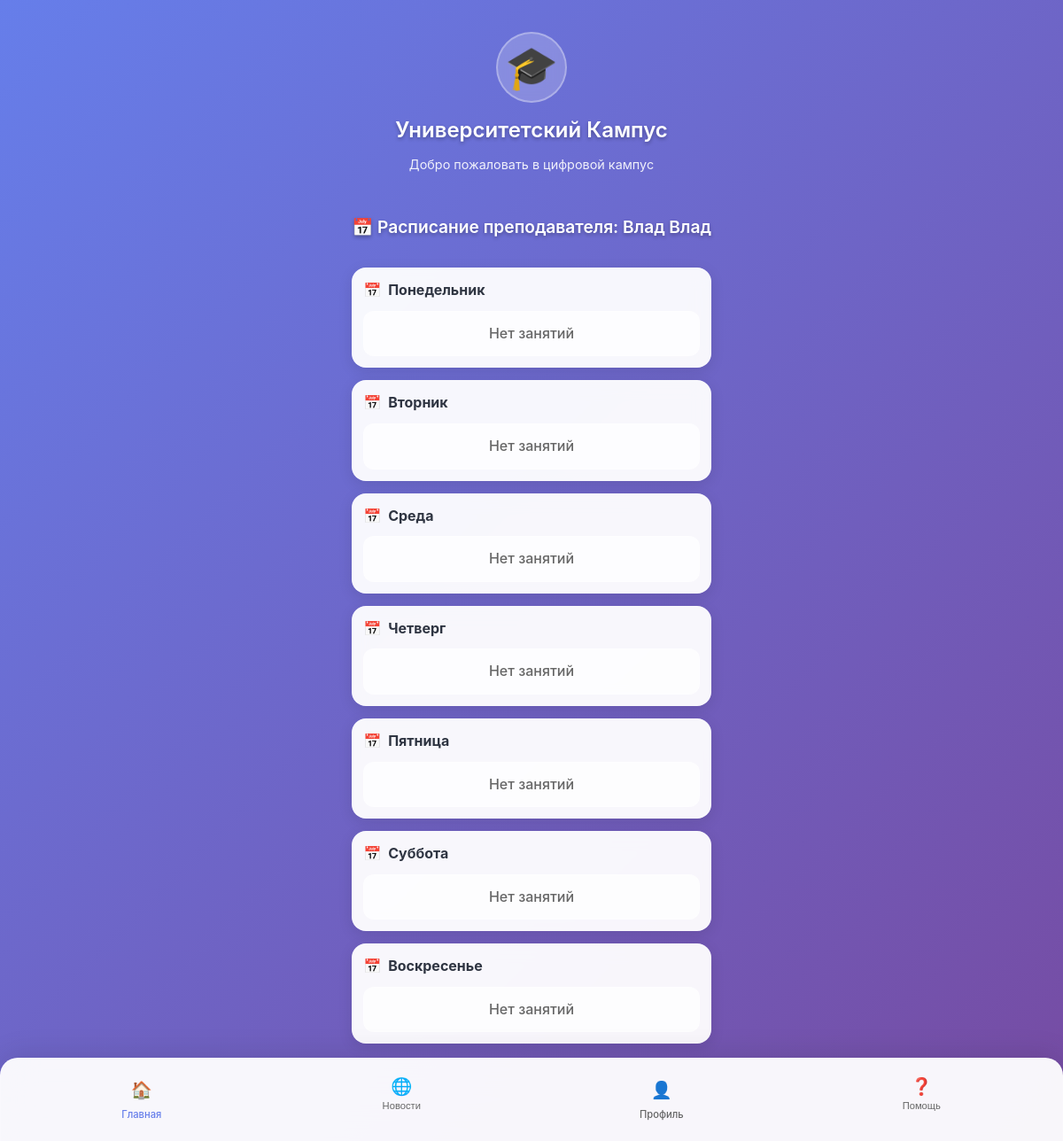
/teacher_schedule/, run on an earlier commit of the app's database.
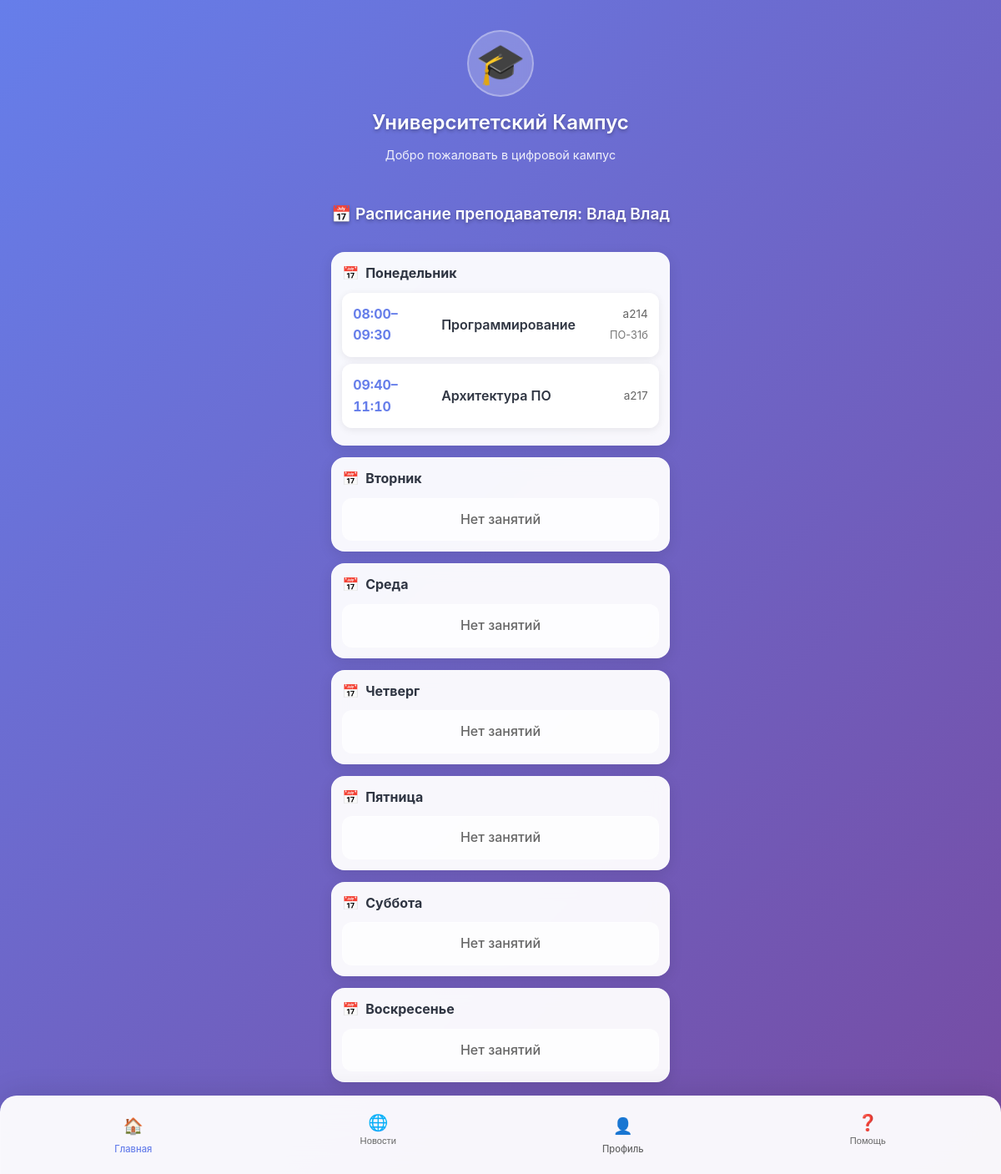
And on a later commit of the database.
### main/models.py (models this page shows, shortened)
class ScheduleSlot(models.Model):
    WEEKDAY = [
        (1, "Понедельник"),
        (2, "Вторник"),
        (3, "Среда"),
        (4, "Четверг"),
        (5, "Пятница"),
        (6, "Суббота"),
        (7, "Воскресенье"),
    ]
    PARITY = [
        ("all", "Каждую"),
        ("odd", "Нечётные"),
        ("even", "Чётные"),
    ]
    university = models.ForeignKey(
        University, on_delete=models.CASCADE, related_name="schedule_slots", verbose_name="Университет"
    )
    teaching = models.ForeignKey(
        Teaching, on_delete=models.CASCADE, related_name="schedule_slots", verbose_name="Курс (Teaching)"
    )
    groups = models.ManyToManyField(
        StudentGroup, related_name="schedule_slots", blank=True, verbose_name="Группы"
    )
    weekday = models.PositiveSmallIntegerField(choices=WEEKDAY, verbose_name="День недели")
    start_time = models.TimeField(verbose_name="Начало")
    end_time = models.TimeField(verbose_name="Конец")
    week_parity = models.CharField(
        max_length=5, choices=PARITY, default="all", verbose_name="Чётность недели"
    )
    start_date = models.DateField(verbose_name="Дата начала периода")
    end_date = models.DateField(verbose_name="Дата окончания периода")
    building = models.CharField(max_length=64, blank=True, verbose_name="Корпус")
    room = models.CharField(max_length=32, blank=True, verbose_name="Аудитория")
    note = models.CharField(max_length=128, blank=True, verbose_name="Примечание")
    created_at = models.DateTimeField(auto_now_add=True)
    updated_at = models.DateTimeField(auto_now=True)
    class Meta:
        ordering = ["weekday", "start_time"]
        indexes = [
            models.Index(fields=["university", "weekday", "start_time"]),
            models.Index(fields=["start_date", "end_date"]),
        ]
    def applies_on_date(self, date_obj, term_start=None):
        if not (self.start_date <= date_obj <= self.end_date):
            return False
        if self.weekday != date_obj.isoweekday():
            return False
    def effective_for_date(self, date_obj):
        if not self.applies_on_date(date_obj):
            return None

class Teaching(models.Model):
    teacher = models.ForeignKey(Teacher, on_delete=models.CASCADE, related_name='teachings')
    curriculum = models.ForeignKey(Curriculum, on_delete=models.CASCADE, related_name='teachings')
    group = models.ForeignKey(StudentGroup, on_delete=models.SET_NULL, null=True, blank=True, related_name='teachings')
    academic_year = models.CharField(max_length=9)  # учбеный год
    semester_in_year = models.PositiveSmallIntegerField(choices=[(1, "осенний"), (2, "весенний")])
    class Meta:
        unique_together = [("teacher", "curriculum", "group", "academic_year")]
        indexes = [models.Index(fields=["academic_year"])]

class Curriculum(models.Model):
    SEMESTER_CHOICES = [(i, f"{i}") for i in range(1, 13)]
    program = models.ForeignKey(Program, on_delete=models.CASCADE, related_name='curriculum') # название учебной программы
    discipline = models.ForeignKey(Discipline, on_delete=models.PROTECT, related_name='curriculum_items') #дисциплна
    semester = models.PositiveSmallIntegerField(choices=SEMESTER_CHOICES) #семестр, в котором изучается программа
    hours = models.PositiveSmallIntegerField(default=0) # количество часов
    control_form = models.CharField(
        max_length=32,
        choices=[("exam", "Экзамен"), ("test", "Зачет"), ("diff_test", "Дифф. зачет")],
        default="exam"
    ) # форма оценивания
    class Meta:
        unique_together = [("program", "discipline", "semester")]

class Discipline(models.Model):
    code = models.CharField(max_length=32, blank=True)
    title = models.CharField(max_length=256)
    ects = models.DecimalField(max_digits=4, decimal_places=1, null=True, blank=True)
    class Meta:
        unique_together = [("code", "title")]

class StudentGroup(models.Model):
    university = models.ForeignKey('University', on_delete=models.CASCADE, related_name='groups', null=True)
    program = models.ForeignKey('Program', on_delete=models.PROTECT, related_name='groups') # программа обучения
    name = models.CharField(max_length=64)  # ПО-51
    admission_year = models.PositiveSmallIntegerField()  # год начала учебы
    curator = models.ForeignKey(
        Teacher, on_delete=models.SET_NULL, null=True, blank=True, related_name='curating_groups'
    )
    class Meta:
        unique_together = [("program", "name")]
        indexes = [models.Index(fields=["admission_year"])]
    def __str__(self):
        return self.name

### main/views/teacher.py (the view)
# urls.py: path('teacher_schedule/', views.teacher_schedule_view, name='teacher_schedule_view'),
def teacher_schedule_view(request):
    person = Person.objects.filter(pk=2).first()
    teacher = getattr(person, "teacher", None) if person else None
    if not teacher:
        return HttpResponseForbidden("Доступно только для преподавателя")
    today = timezone.localdate()
    slots = (
        ScheduleSlot.objects
        .filter(university_id=teacher.university_id)
        .filter(teaching__teacher_id=teacher.id)
        .select_related(
            "teaching",
            "teaching__curriculum",
            "teaching__curriculum__discipline",
            "teaching__teacher",
            "teaching__teacher__person",
        )
        .prefetch_related("groups", "exceptions")
        .distinct()
        .order_by("weekday", "start_time")
    )
    week = {i: [] for i in range(1, 8)}  # 1..7
    for slot in slots:
        week[slot.weekday].append({
            "slot": slot,
            "today_effective": slot.effective_for_date(today),
        })
    context = {
        "teacher": teacher,
        "week": week,
        "today": today,
    }
    return render(request, "main/schedule/teacher_schedule.html", context)

### main/templatetags/weekdays.py (called while the page is built)
@register.filter
def weekday_name(value):
    return WEEKDAY_NAMES.get(value, "")

### main/templates/main/schedule/teacher_schedule.html (shortened to what this page needs)
{% extends 'main/index.html' %}
{% load static %}
{% load weekdays %}
{% block extra_styles %}
    <link rel="stylesheet" href="{% static 'css/student_schedule.css' %}">
{% endblock %}
{% block content %}
    <section class="schedule-section">
        <h2 class="section-title">📅 Расписание
            преподавателя: {{ teacher.person.last_name }} {{ teacher.person.first_name }}</h2>
        {% for weekday, slots in week.items %}
            <div class="schedule-day">
                <h3 class="day-title">{{ weekday|weekday_name }}</h3>
                {% if slots %}
                    {% for s in slots %}
                        {% with slot=s.slot eff=s.today_effective %}
                            <div class="schedule-card{% if eff and eff.0 %} is-cancelled{% endif %}">
                                <div class="schedule-time">
                                    {% if eff %}
                                        {{ eff.1 }}–{{ eff.2 }}
                                    {% else %}
                                        {{ slot.start_time | date:"H:i"  }}–{{ slot.end_time | date:"H:i" }}
                                    {% endif %}
                                </div>
                                <div class="schedule-subject">
                                    {{ slot.teaching.curriculum.discipline.title }}
                                </div>
                                <div class="schedule-meta">
                                    {% if eff %}
                                        {{ eff.3 }} {{ eff.4 }}{% if eff.5 %} · {{ eff.5 }}{% endif %}
                                    {% else %}
                                        {{ slot.building }} {{ slot.room }}
                                    {% endif %}
                                    {% with gs=slot.groups.all %}
                                        {% if gs %}
                                            <div style="font-size:.8rem; color:#777; margin-top:4px;">
                                                {{ gs|join:", " }}
                                            </div>
                                        {% endif %}
                                    {% endwith %}
                                </div>
                            </div>
                        {% endwith %}
                    {% endfor %}
                {% else %}
                    <div class="schedule-empty">Нет занятий</div>
                {% endif %}
            </div>
        {% endfor %}
    </section>
{% endblock %}

What changed in the data, as far as the page shows it:
added ScheduleSlot: slot.start_time "08:00", slot.end_time "09:30", slot.teaching.curriculum.discipline "Программирование", slot.room "а214"
now on this page (row unchanged): StudentGroup: name "ПО-31б"
added ScheduleSlot: slot.start_time "09:40", slot.end_time "11:10", slot.teaching.curriculum.discipline "Архитектура ПО", slot.room "a217"
Also different on the page:
list line gone: "Нет занятий"
